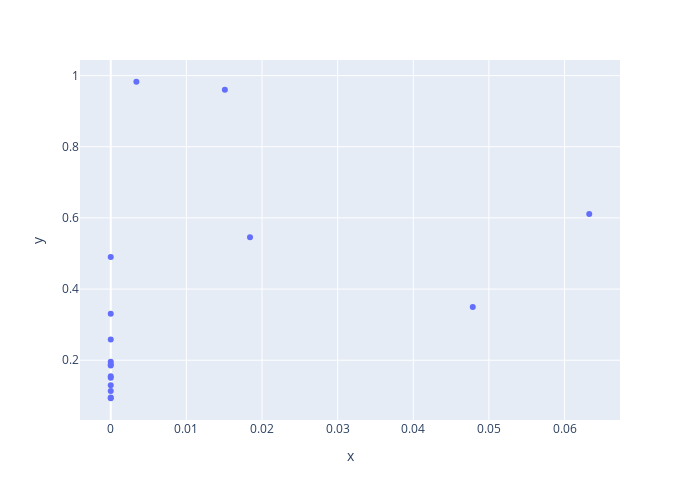

Notebook source saved alongside this figure:
### Markdown cell above
## Parte 4

4.1 ¿Qué podemos aprender sobre los patrones de consumo de alimentos en los cuatro países del Reino Unido?

Para obtener percepciones sobre los patrones de consumo de alimentos, puedes examinar el gráfico de dispersión de las dos dimensiones reducidas y buscar tendencias o agrupaciones. Algunas preguntas que puedes responder incluyen:

¿Hay grupos de países que tienden a consumir alimentos similares?
¿Hay países que se destacan por un consumo particularmente alto o bajo de ciertos alimentos?
¿Puedes identificar patrones que sugieran preferencias alimentarias regionales?
Además, puedes comparar las posiciones relativas de los puntos en el gráfico de dispersión con los datos originales para obtener más información.

4.2 ¿El autocodificador hizo un buen trabajo al reducir la dimensionalidad? ¿Qué métricas de rendimiento apoyan su afirmación?

Para evaluar si el autocodificador hizo un buen trabajo al reducir la dimensionalidad, puedes considerar varias métricas:

Pérdida de reconstrucción: Ya calculaste la pérdida de reconstrucción en la Parte 2. Cuanto menor sea esta pérdida, mejor será la capacidad del autocodificador para conservar la información esencial durante la reducción de dimensionalidad.

Visualización: Observa el gráfico de dispersión de las dos dimensiones reducidas. Si los puntos se agrupan de manera significativa o si puedes identificar patrones claros en la visualización, es una indicación de que el autocodificador ha capturado información relevante.

Interpretabilidad: Intenta interpretar las dimensiones reducidas y determina si tienen sentido en el contexto de tus datos y tus objetivos. Si puedes asignar un significado o interpretación a estas dimensiones, es una señal positiva.

En tu reporte, puedes discutir estas métricas y proporcionar una evaluación general del rendimiento del autocodificador en función de tus objetivos específicos.

Con esto, has completado la Parte 4 del laboratorio. Asegúrate de documentar tus observaciones y conclusiones en tu reporte en formato PDF, como se especifica en los entregables. ¡Buena suerte con tu laboratorio!

### Code cell
import pandas as pd
import numpy as np
import matplotlib.pyplot as plt
import plotly.express as px
from sklearn.preprocessing import MinMaxScaler
from tensorflow.keras.models import Sequential
from tensorflow.keras.layers import Dense
from tensorflow.keras.optimizers import SGD

# Parte 1: Preparación de Datos

# Cargar los datos
file_path = 'UK_foods.csv'
data = pd.read_csv(file_path)

# Normalizar los datos
normalizador = MinMaxScaler()
normalized_data = normalizador.fit_transform(data.iloc[:, 1:])

# Parte 2: Construcción del Autocodificador

# Construir el autocodificador
codificador = Sequential()
codificador.add(Dense(units=2, activation='relu', input_shape=[len(data.columns) - 1]))
decodificador = Sequential()
decodificador.add(Dense(units=len(data.columns) - 1, activation='relu', input_shape=[2]))
autocodificador = Sequential([codificador, decodificador])

# Compilar el autocodificador
autocodificador.compile(loss='mse', optimizer=SGD(lr=1.5))

# Entrenar el autocodificador
autocodificador.fit(normalized_data, normalized_data, epochs=100)

# Obtener las dos dimensiones reducidas
codificado_2dim = codificador.predict(normalized_data)

# Parte 3: Reducción de Dimensionalidad y Visualización

# Visualizar las dos dimensiones reducidas
plt.scatter(codificado_2dim[:, 0], codificado_2dim[:, 1])
plt.xlabel('Dimensión 1')
plt.ylabel('Dimensión 2')
plt.title('Visualización de las dos dimensiones reducidas')
plt.grid(True)
plt.show()

# También puedes usar Plotly Express para una visualización interactiva
fig = px.scatter(x=codificado_2dim[:, 0], y=codificado_2dim[:, 1], width=700, height=500)
fig.show()

# Parte 4: Discusión y percepciones nuevas "Insights"

# 4.1 ¿Qué podemos aprender sobre los patrones de consumo de alimentos en los cuatro países del Reino Unido?
# 4.2 ¿El autocodificador hizo un buen trabajo al reducir la dimensionalidad? ¿Qué métricas de rendimiento apoyan su afirmación?
# Puedes proporcionar tus observaciones y conclusiones aquí.

### Figure 1 — Plotly figure (JSON) as saved in the notebook; plotly's stock layout.template omitted (floating-point values rounded to 4 significant figures)
{"data": [{"hovertemplate": "x=%{x}<br>y=%{y}<extra></extra>", "legendgroup": "", "marker": {"color": "#636efa", "symbol": "circle"}, "mode": "markers", "name": "", "orientation": "v", "showlegend": false, "type": "scatter", "x": [0, 0, 0.01841, 0, 0, 0, 0, 0, 0, 0, 0, 0.06326, 0.003391, 0, 0.01509, 0.04786, 0], "xaxis": "x", "y": [0.1132, 0.1956, 0.5456, 0.13, 0.1851, 0.1505, 0.4904, 0.1553, 0.3306, 0.1885, 0.2585, 0.611, 0.9828, 0.09317, 0.96, 0.3497, 0.09559], "yaxis": "y"}], "layout": {"height": 500, "legend": {"tracegroupgap": 0}, "margin": {"t": 60}, "width": 700, "xaxis": {"anchor": "y", "domain": [0, 1], "title": {"text": "x"}}, "yaxis": {"anchor": "x", "domain": [0, 1], "title": {"text": "y"}}}}
